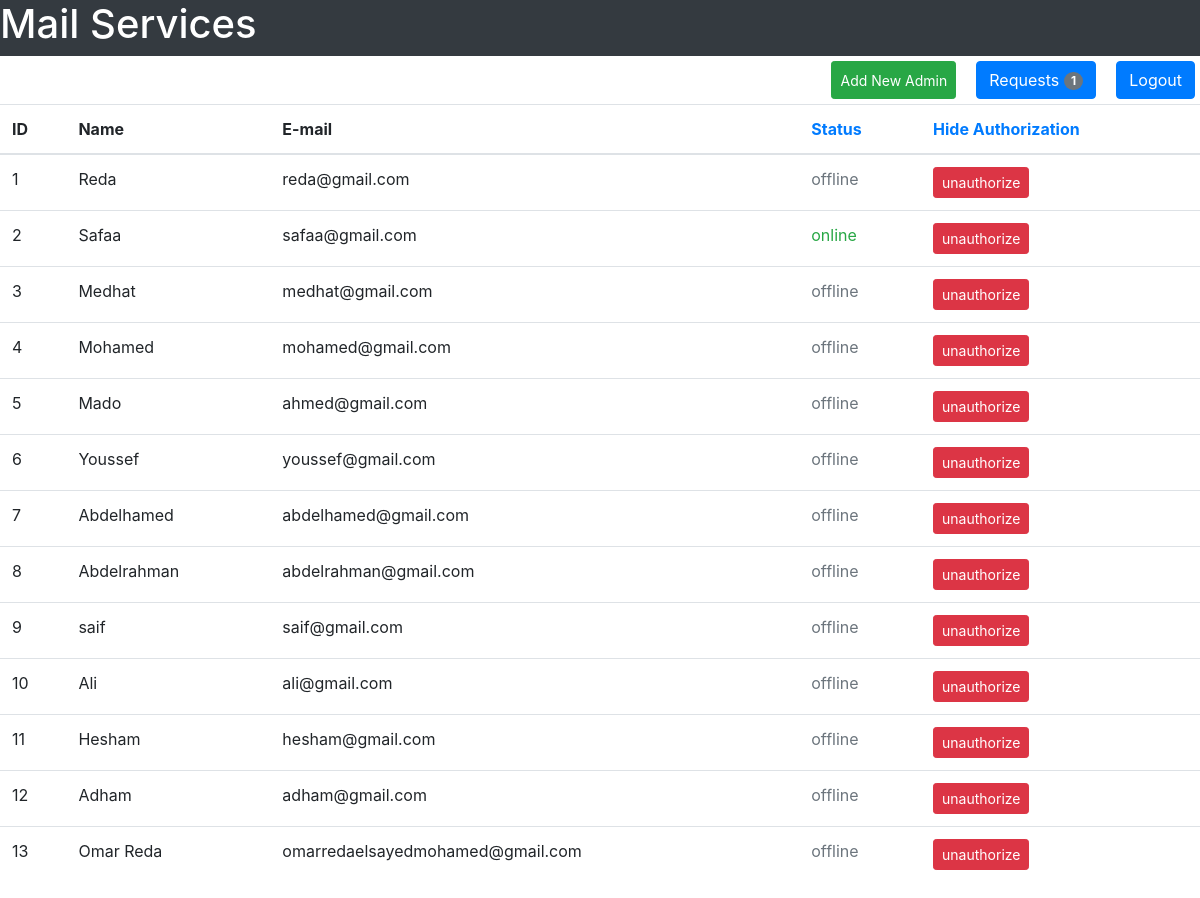
/admin/main-page, run on the app's committed database.
### tables this page shows
CREATE TABLE user(user_id INTEGER PRIMARY KEY, user_name TEXT NOT NULL, user_email TEXT NOT NULL, user_password TEXT  NOT NULL, user_gender TEXT NOT NULL, user_date_of_birth TEXT NOT NULL, user_city TEXT NOT NULL, user_country TEXT NOT NULL, user_contact INTEGER, user_account_creation_date TEXT NOT NULL, user_active INTEGER DEFAULT 0 CHECK(user_active == 1 OR user_active == 0), UNIQUE(user_email));

### Admin/admins.py (the view)
@admin_bp.route("/admin/main-page")
def admin_page():
    sqlite_connection = sqlite3.connect("MAIL_DB.db")
    check_unauthorized_query = """SELECT user_email FROM unauthorize;"""
    db_unauthorized_mails = sqlite_connection.execute(check_unauthorized_query)
    un_authorized_mails = []
    for mail in db_unauthorized_mails:
        un_authorized_mails.append(mail[0])
    select_all_users = """SELECT user_id, user_name, user_email, user_active FROM user;"""
    db_all_users = sqlite_connection.execute(select_all_users)
    user_data = {}
    all_users = []
    for user in db_all_users:
        user_data["user_id"] = user[0]
        user_data["user_name"] = user[1]
        user_data["user_email"] = user[2]
        user_data["user_status"] = user[3]
        user_data["user_authorized"] = True
        for mail in un_authorized_mails:
            if mail == user[2]:
                user_data["user_authorized"] = False
                break
        all_users.append(user_data)
        user_data = {}
        waiting_requests = get_all_waiting_requests()
    return render_template("admin_templates/admin.html", all_users = all_users, waiting_requests = waiting_requests)

### Admin/admins.py (called while the page is built)
def get_all_waiting_requests():
    sqlite_connection = sqlite3.connect("MAIL_DB.db")
    select_query = """SELECT waiting_id FROM waiting_list;"""
    db_all_requests = sqlite_connection.execute(select_query)
    counter = 0
    for req in db_all_requests:
        counter += 1
    sqlite_connection.close()
    return counter

### Admin/templates/admin_templates/admin.html (shortened to what this page needs)
<!DOCTYPE html>
<html lang = "en">
    <head>
        <link rel="stylesheet" href="https://maxcdn.bootstrapcdn.com/bootstrap/4.5.2/css/bootstrap.min.css">
    </head>
    <body>
        <div class = "container-fluid">
            <div class = "row bg-dark text-white">
                <h1>Mail Services</h1>
            </div>
            <div class = "row">
                <div class = "row" style = "margin-left: auto;margin-top: 5px;margin-bottom: 5px;">
                        <button class = "btn btn-success btn-sm" style = "margin-right: 20px;" data-toggle = "modal" data-target = "#adminForm">Add New Admin</button>
                        <a href = "{{url_for('admin_bp.waiting_requests')}}" style = "margin-right: 20px;" class = "btn btn-primary">Requests <span class = "badge badge-pill badge-secondary" id = "waitingRequests"> {{waiting_requests}}</span></a>
                        <a href = "{{url_for('forms_bp.login_form_page')}}" class = "btn btn-primary" style = "margin-right: 20px;">Logout</a>
                    </div>
                <table class = "table">
                    <thead>
                        <tr>
                            <th>ID</th>
                            <th>Name</th>
                            <th>E-mail</th>
                            <th><a href = "#" class = "text-primary" id = "statusButton">Status</a></th>
                            <th><a href = "#" class = "text-primary" id = "showAuthorizationButton">Hide Authorization</a></th>
                        </tr>
                    </thead>
                    <tbody>
                        {% for user in all_users:%}
                        <tr>
                            <td>{{user["user_id"]}}</td>
                            <td>{{user["user_name"]}}</td>
                            <td id = "userMail">{{user["user_email"]}}</td>
                            {% if user["user_status"] == 1 %}
                                <td class = "text-success" id = "userStatus">online</td>
                            {% else %}
                                <td class = "text-secondary" id = "userStatus">offline</td>
                            {% endif %}
                            {% if user["user_authorized"] == True %}
                                <td><a href = "{{url_for('admin_bp.admin_unauthorize', user_mail = user['user_email'])}}" class = "btn btn-danger btn-sm" id = "authorizationButton">unauthorize</a></td>
                            {% else %}
                                <td><a href = "{{url_for('admin_bp.admin_authorize', user_mail = user['user_email'])}}" class = "btn btn-success btn-sm" id = "authorizationButton">authorize</a></td>
                            {% endif %}
                        </tr>
                        {% endfor %}
                    </tbody>
                </table>
            </div>
        </div>
    </body>
</html>

### data on the page
user: user_id "1", user_name "Reda", user_email "reda@gmail.com", shows "offline"
user: user_id "2", user_name "Safaa", user_email "safaa@gmail.com", shows "online"
user: user_id "3", user_name "Medhat", user_email "medhat@gmail.com", shows "offline"
user: user_id "4", user_name "Mohamed", user_email "mohamed@gmail.com", shows "offline"
user: user_id "5", user_name "Mado", user_email "ahmed@gmail.com", shows "offline"
user: user_id "6", user_name "Youssef", user_email "youssef@gmail.com", shows "offline"
user: user_id "7", user_name "Abdelhamed", user_email "abdelhamed@gmail.com", shows "offline"
user: user_id "8", user_name "Abdelrahman", user_email "abdelrahman@gmail.com", shows "offline"
user: user_id "9", user_name "saif", user_email "saif@gmail.com", shows "offline"
user: user_id "10", user_name "Ali", user_email "ali@gmail.com", shows "offline"
user: user_id "11", user_name "Hesham", user_email "hesham@gmail.com", shows "offline"
user: user_id "12", user_name "Adham", user_email "adham@gmail.com", shows "offline"
user: user_id "13", user_name "Omar Reda", user_email "omarredaelsayedmohamed@gmail.com", shows "offline"

### other printed values
{{ waiting_requests }} "1"
